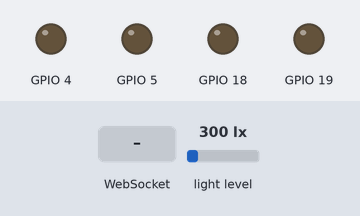
Bench run of a sketch on a simulated ESP32. On the bench: output pins drawn as LEDs (lit = HIGH). The inputs (shaded band) are chosen by the test bench; at power-on: light level 300 lx. WiFi joins after 1.5 s; servers stay silent unless stated; what the sketch prints to the serial monitor is not drawn.

Above: at 3.7 s.
3.8 s: WebSocket text "1" received
At 4.3 s:
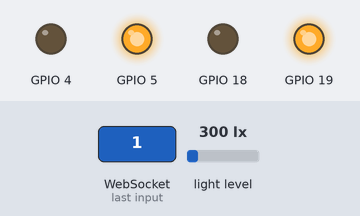
5.4 s: WebSocket text "off" received
Timing chart, 0 to 8.4 s (numbered marks = the images above; inputs shaded):
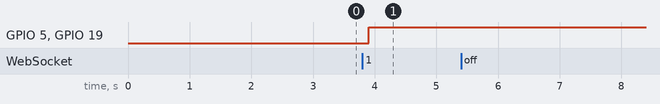

Measured:
- after the input at 3.8 s, GPIO 5, GPIO 19: LOW → HIGH after 0.11 s
- after the input at 5.4 s, every drawn part: stays the same

The sketch:

lightmotion.ino
```cpp
#include <Wire.h>
#include <BH1750.h>
#include "LedLib.h"
#include "WiFi.h"
#include "Room.h"
#include <WebSocketsClient.h>

const int IDS[2] = { 3, 4 };
const String SecretKey = "rahasia";

TwoWire I2CBus1 = TwoWire(0);
TwoWire I2CBus2 = TwoWire(1);
const int udpPort = 4210;

IPAddress ServerIP;
volatile bool connectedToWS = false;
volatile bool EspState = false;

WebSocketsClient webSocket;
BH1750 lightMeter1;
BH1750 lightMeter2;
Room FirstRoom(4, 5, lightMeter1, IDS[0]);
Room SecondRoom(18, 19, lightMeter2, IDS[1]);

SemaphoreHandle_t sendSemaphore;

void wsTask(void* param) {
  while (true) {
    webSocket.loop();
    if (xSemaphoreTake(sendSemaphore, 0) == pdTRUE) {
      String msg = buildJsonMessage();
      webSocket.sendTXT(msg);
    }
    vTaskDelay(10);
  }
}

void setup() {
  Serial.begin(115200);
  I2CBus1.begin(21, 22);
  I2CBus2.begin(25, 26);

  delay(1000);
  scanI2C(I2CBus1, "I2CBus1");
  scanI2C(I2CBus2, "I2CBus2");

  WiFi.begin("fireDetector", "password123");
  Serial.print("Connecting to WiFi...");


  if (!lightMeter1.begin(BH1750::CONTINUOUS_HIGH_RES_MODE, 0x23, &I2CBus1)) {
    Serial.println("Sensor BH1 undetected!");
    FirstRoom.redLight.on();
    delay(1000);
  }

  if (!lightMeter2.begin(BH1750::CONTINUOUS_HIGH_RES_MODE, 0x23, &I2CBus2)) {
    SecondRoom.redLight.on();
    Serial.println("Sensor BH2 undetected!");
    delay(1000);
  }

  if (FirstRoom.redLight.isOn()) {
    FirstRoom.redLight.off();
  }

  if (SecondRoom.redLight.isOn()) {
    SecondRoom.redLight.off();
  }


  sendSemaphore = xSemaphoreCreateBinary();
  while (WiFi.status() != WL_CONNECTED) {
    delay(500);
    Serial.print(".");
  }
  Serial.println("Connected!");

  webSocket.begin("192.168.10.1", 80, "/?token=" + SecretKey, "");
  webSocket.onEvent(webSocketEvent);
  webSocket.setReconnectInterval(5000);
  xTaskCreatePinnedToCore(wsTask, "WebSocket Task", 4096, NULL, 1, NULL, 1);
  Serial.println("Sensor siap!");
}

void loop() {
  if (EspState) {
    FirstRoom.loop();
    SecondRoom.loop();

    float lux1 = FirstRoom.getLux();
    float lux2 = SecondRoom.getLux();
    Serial.printf("Lux Sensor 1: %.2f | Lux Sensor 2: %.2f\n", lux1, lux2);
    if (connectedToWS) {
      xSemaphoreGive(sendSemaphore);
    }
  }

  delay(200);
}

void webSocketEvent(WStype_t type, uint8_t* payload, size_t length) {
  switch (type) {
    case WStype_CONNECTED:
      Serial.println("[WebSocket] Connected to server");
      connectedToWS = true;
      webSocket.sendTXT("status");
      break;
    case WStype_DISCONNECTED:
      Serial.println("[WebSocket] Disconnected");
      connectedToWS = false;
      break;
    case WStype_TEXT:
      Serial.printf("[WebSocket] Received text: %s\n", payload);
      if (String((char*)payload) == "off") {
        EspState = false;
      } else {
        EspState = true;
      }
      break;
  }
}

String buildJsonMessage() {
  return "{\"rooms\":[" + FirstRoom.toJson() + "," + SecondRoom.toJson() + "]}";
}


void scanI2C(TwoWire& wire, const char* label) {
  Serial.printf("Scanning %s...\n", label);
  wire.beginTransmission(0x23);
  if (wire.endTransmission() == 0) {
    Serial.printf("Found BH1750 at 0x23 on %s\n", label);
  } else {
    Serial.printf("BH1750 not found at 0x23 on %s\n", label);
  }
}
```

LedLib.cpp
```cpp
#include "LedLib.h"
#include <Arduino.h>

LedLib::LedLib(int gpio) {
  this->gpio = gpio;
  pinMode(this->gpio, OUTPUT);
  this->off();
  this->state = false;
}

void LedLib::wink(unsigned long delayMs) {
  unsigned long currentMillis = millis();
  if (currentMillis - this->lastToggleTime >= delayMs) {
    this->lastToggleTime = currentMillis;
    this->state = !this->state;
    digitalWrite(this->gpio, this->state ? HIGH : LOW);
  }
}
bool LedLib::isOn() {

  return this->state;
}
void LedLib::on() {
  digitalWrite(this->gpio, HIGH);
  this->state = true;
}

void LedLib::off() {
  digitalWrite(this->gpio, LOW);
  this->state = false;
}
```

LedLib.h
```cpp
#ifndef LED_LIB_H
#define LED_LIB_H

class LedLib {
public:
  LedLib(int gpio);
  void wink(unsigned long delayMs = 500);
  void off();
  void on();
  bool isOn();

private:
  unsigned long lastToggleTime = 0;
  int gpio;
  bool state;
};

#endif
```

Room.cpp
```cpp
#include "Room.h"
#include <BH1750.h>

Room::Room(int redPin, int greenPin, BH1750 &lightMeter, int id)
  : redLight(redPin), greenLight(greenPin), lightMeter(lightMeter), id(id) {}

float Room::getLux() {
  return this->lightMeter.readLightLevel();
}
void Room::loop() {
  if (this->isSafe()) {
    this->redLight.off();
    this->greenLight.on();
  } else {
    this->greenLight.off();
    this->getLux() < 0 ? this->redLight.wink() : this->redLight.on();
  }
}

bool Room::isBHerror() {
  return this->BHError;
}

void Room::setBHerror(bool value) {
  this->BHError = value;
}
bool Room::isSafe() {

  return this->getLux() > 10;
}
String Room::toJson() {
  float lux = this->getLux();
  bool error = lux < 0;

  return String("{\"is_safe\":") + (this->isSafe() ? "true" : "false") +
         ",\"room_id\":" + String(this->id) +
         ",\"error\":" + (error ? "true" : "false") + "}";
}
```

Room.h
```cpp
#ifndef ROOM_H
#define ROOM_H

#include "LedLib.h"
#include <BH1750.h>


class Room {
public:
  Room(int redPin, int greenPin, BH1750 &lightMeter, int id);
  float getLux();
  LedLib redLight;
  LedLib greenLight;
  void loop();
  bool isSafe();
  String toJson();
  bool isBHerror();
  void setBHerror(bool value);

private:
  int id;
  BH1750 &lightMeter;
  bool BHError = false;
};

#endif
```
